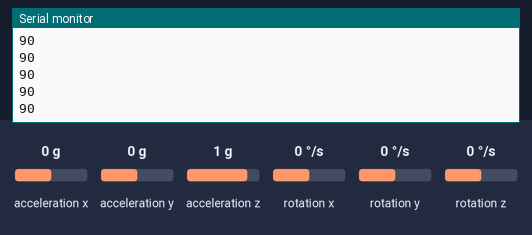
A sketch run on a simulated Arduino Uno, built with avr-gcc and run on an emulated ATmega328P. On the bench: the last lines printed to the serial monitor. The test bench sets the inputs (shaded band); at power-on: acceleration y 0 g, acceleration x 0 g, acceleration z 1 g, rotation x 0 °/s, rotation y 0 °/s, rotation z 0 °/s.

Above: at 1.2 s.
1.3 s: acceleration y set to -1.4 g
At 2.2 s:
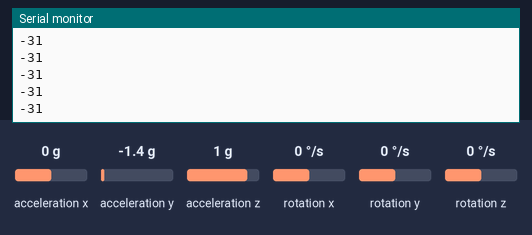
2.8 s: acceleration y set to -0.8 g
At 3.6 s:
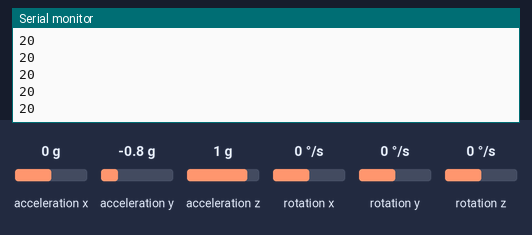
Timing chart, 0 to 5.8 s (numbered marks = the images above; inputs shaded):
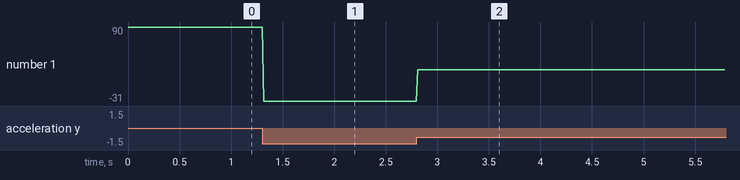

Measured:
- after the input at 1.3 s, the serial monitor: prints a new line at once (image 1)
- after the input at 2.8 s, the serial monitor: prints a new line at once (image 2)
- plotted number 1: 90 → -31 after the input at 1.3 s, -31 → 20 after the input at 2.8 s

The sketch:

fin_arduino.ino
```cpp
#include "Wire.h"
#include "I2Cdev.h"
#include "MPU6050.h"
#include "Servo.h"
MPU6050 mpu;
int16_t a, b, c;
int16_t d, e, f;
long res, val2;
long prevVal;
void setup()
{
    Wire.begin();
    Serial.begin(9600);
    mpu.initialize();
}
void loop()
{
    mpu.getMotion6(&a, &b, &c, &d, &e, &f);
    res = map(b, -17000, 17000, 0, 180);
    Serial.println(res);
    delay(10);
}
```
